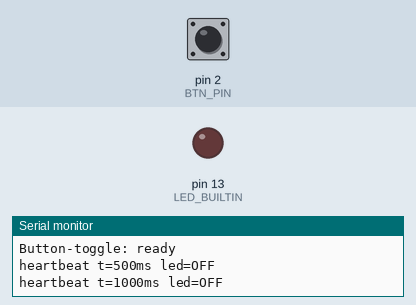
This sketch was run on a simulated Arduino Uno, built with avr-gcc and run on an emulated ATmega328P. Parts: output pins drawn as LEDs (lit = HIGH), the last lines printed to the serial monitor. The inputs (shaded band) are chosen by the test bench; at power-on: pin 2 (BTN_PIN) HIGH.

Above: at 1.2 s.
1.3 s: pin 2 (BTN_PIN) pulled LOW for 0.15 s
At 2.1 s:
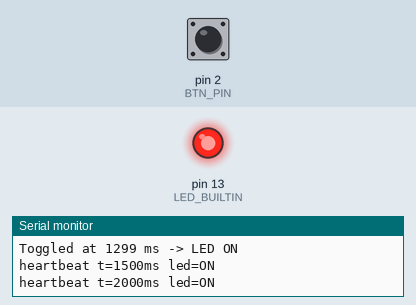
2.9 s: pin 2 (BTN_PIN) pulled LOW for 1 s
At 3.3 s:
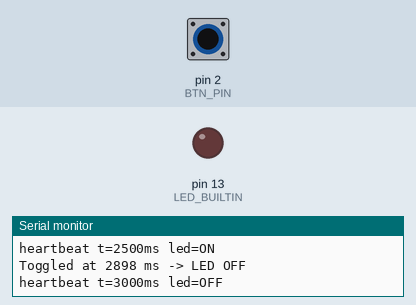
5.4 s: pin 2 (BTN_PIN) pulled LOW for 3.2 s
At 6.4 s:
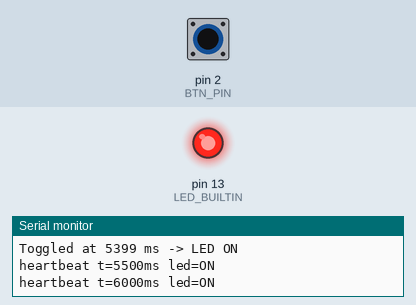
Timing chart, 0 to 8.4 s (numbered marks = the images above; inputs shaded):
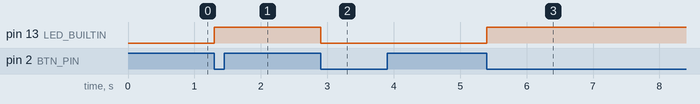

The sketch:

exp-31-reading-a-button.ino
```cpp
// Reading a Button — pushbutton toggles the on-board LED.
// Edge-detected with millis()-based debounce. INPUT_PULLUP means
// idle HIGH, pressed LOW.

const int BTN_PIN = 2;
const unsigned long DEBOUNCE_MS = 30;

int  lastReading = HIGH;
bool ledState = false;
unsigned long lastEdgeMs = 0;

void setup() {
  Serial.begin(9600);
  pinMode(BTN_PIN, INPUT_PULLUP);
  pinMode(LED_BUILTIN, OUTPUT);
  digitalWrite(LED_BUILTIN, LOW);
  Serial.println("Button-toggle: ready");
}

void loop() {
  int reading = digitalRead(BTN_PIN);
  unsigned long now = millis();

  // Falling edge: HIGH -> LOW = press starts.
  if (lastReading == HIGH && reading == LOW && (now - lastEdgeMs) > DEBOUNCE_MS) {
    ledState = !ledState;
    digitalWrite(LED_BUILTIN, ledState ? HIGH : LOW);
    lastEdgeMs = now;
    Serial.print("Toggled at ");
    Serial.print(now);
    Serial.print(" ms -> LED ");
    Serial.println(ledState ? "ON" : "OFF");
  }
  lastReading = reading;

  // Heartbeat on serial every 500ms so the captured log shows something
  // even if the button hasn't been pressed in the headless run.
  static unsigned long lastHeartbeat = 0;
  if (now - lastHeartbeat >= 500) {
    Serial.print("heartbeat t=");
    Serial.print(now);
    Serial.print("ms led=");
    Serial.println(ledState ? "ON" : "OFF");
    lastHeartbeat = now;
  }
}
```

Measured:
- after the input at 1.3 s, pin 13 (LED_BUILTIN): LOW → HIGH at once
- after the input at 2.9 s, pin 13 (LED_BUILTIN): HIGH → LOW at once
- after the input at 5.4 s, pin 13 (LED_BUILTIN): LOW → HIGH at once
